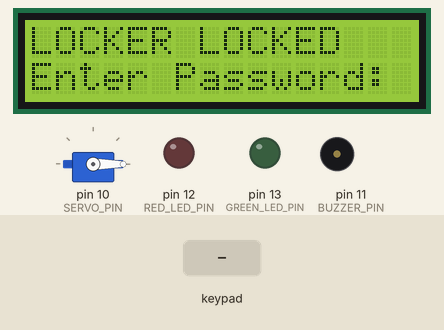
Bench run of a sketch on a simulated Arduino Uno, built with avr-gcc and run on an emulated ATmega328P. Shown: servo, 16×2 character LCD, output pins drawn as LEDs (lit = HIGH), buzzer (waves = sounding). The test bench sets the inputs (shaded band). What the sketch prints to the serial monitor is not drawn.

Above: at 1.3 s.
1.4 s: keypad keys 1 2 3 4 # pressed 0.4 s apart
At 4.5 s:
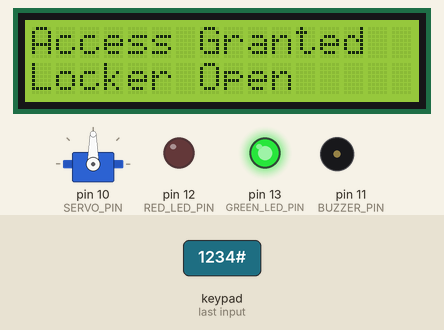
4.9 s: keypad keys 2 3 4 5 # pressed 0.4 s apart
At 9.5 s:
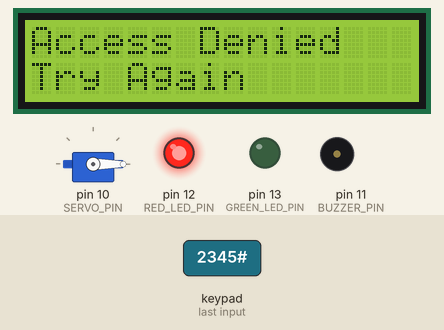
9.9 s: key '*' pressed
At 11.2 s:
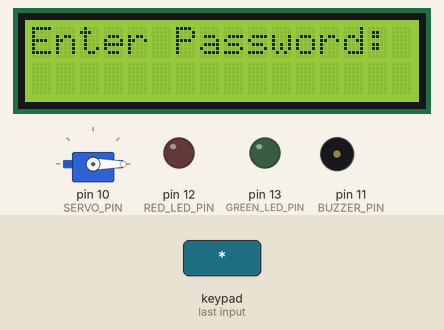
11.5 s: keypad keys 1 2 3 4 A pressed 0.4 s apart
At 14.0 s:
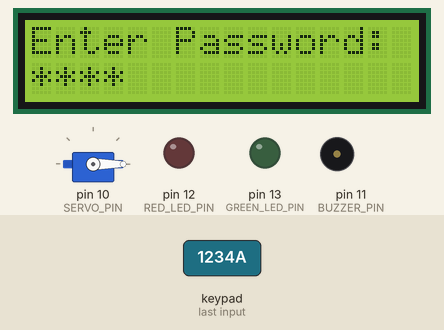
15.0 s: keypad keys 1 2 3 4 D pressed 0.4 s apart
At 16.7 s:
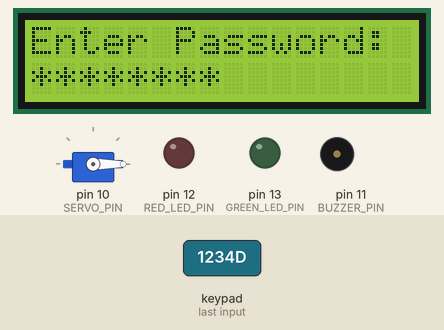
18.5 s: key '6' pressed
At 19.8 s:
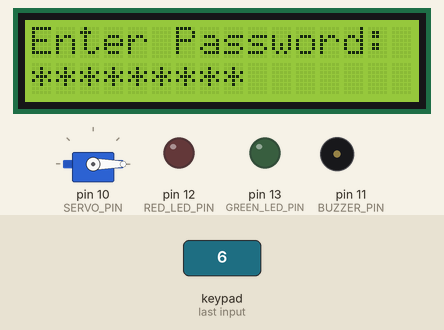
Timing chart, 0 to 21.0 s (numbered marks = the images above; inputs shaded):
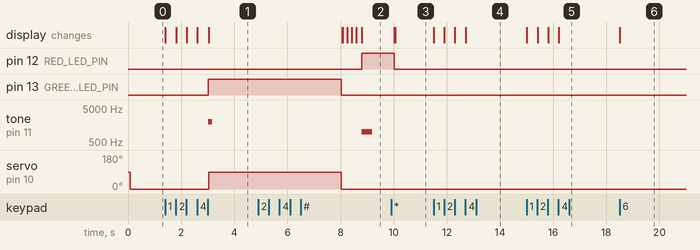

The sketch:

sketch.ino
```cpp
#include <Keypad.h>
#include <Servo.h>
#include <Wire.h>
#include <LiquidCrystal_I2C.h>

// ---------- PIN CONFIGURATION ----------

const int SERVO_PIN = 10;
const int BUZZER_PIN = 11;
const int RED_LED_PIN = 12;
const int GREEN_LED_PIN = 13;

// ---------- SERVO ----------

const int LOCK_ANGLE = 0;
const int UNLOCK_ANGLE = 90;

// ---------- SECURITY ----------

const int MAX_ATTEMPTS = 3;
const unsigned long UNLOCK_TIME = 5000;
const unsigned long ALARM_TIME = 5000;

// ---------- PASSWORD ----------

const char STORED_PASSWORD[] = "1234";

// ---------- KEYPAD ----------

const byte ROWS = 4;
const byte COLS = 4;

char keys[ROWS][COLS] = {
  {'1','2','3','A'},
  {'4','5','6','B'},
  {'7','8','9','C'},
  {'*','0','#','D'}
};

byte rowPins[ROWS] = {2, 3, 4, 5};
byte colPins[COLS] = {6, 7, 8, 9};

Keypad keypad = Keypad(
  makeKeymap(keys),
  rowPins,
  colPins,
  ROWS,
  COLS
);

// ---------- COMPONENTS ----------

Servo lockerServo;

LiquidCrystal_I2C lcd(0x27, 16, 2);

// ---------- VARIABLES ----------

String enteredPassword = "";

int failedAttempts = 0;

bool lockerUnlocked = false;

unsigned long unlockStartTime = 0;


// ---------- SETUP ----------

void setup()
{
  Serial.begin(9600);

  pinMode(BUZZER_PIN, OUTPUT);
  pinMode(RED_LED_PIN, OUTPUT);
  pinMode(GREEN_LED_PIN, OUTPUT);

  lockerServo.attach(SERVO_PIN);

  lcd.init();
  lcd.backlight();

  lockLocker();

  showLockedScreen();

  Serial.println("================================");
  Serial.println(" ANTI-THEFT LOCKER SYSTEM");
  Serial.println("================================");
  Serial.println("System Started");
  Serial.println("Locker Status: LOCKED");
}


// ---------- MAIN LOOP ----------

void loop()
{
  // Automatic locking
  if (lockerUnlocked)
  {
    if (millis() - unlockStartTime >= UNLOCK_TIME)
    {
      lockLocker();

      Serial.println("Auto-lock activated.");
      Serial.println("Locker Status: LOCKED");

      showLockedScreen();
    }

    return;
  }

  char key = keypad.getKey();

  if (key)
  {
    handleKey(key);
  }
}


// ---------- KEYPAD HANDLER ----------

void handleKey(char key)
{
  Serial.print("Key Pressed: ");
  Serial.println(key);

  // Clear password
  if (key == '*')
  {
    enteredPassword = "";

    lcd.clear();
    lcd.setCursor(0, 0);
    lcd.print("Enter Password:");
    lcd.setCursor(0, 1);

    return;
  }

  // Submit password
  if (key == '#')
  {
    verifyPassword();
    return;
  }

  // Add numeric key
  if (key >= '0' && key <= '9')
  {
    if (enteredPassword.length() < 15)
    {
      enteredPassword += key;

      lcd.setCursor(0, 1);

      for (unsigned int i = 0; i < enteredPassword.length(); i++)
      {
        lcd.print('*');
      }
    }
  }
}


// ---------- PASSWORD VERIFICATION ----------

void verifyPassword()
{
  if (enteredPassword.length() == 0)
  {
    lcd.clear();
    lcd.setCursor(0, 0);
    lcd.print("Enter Password");

    delay(1000);

    showLockedScreen();

    return;
  }

  if (enteredPassword.equals(STORED_PASSWORD))
  {
    failedAttempts = 0;

    Serial.println("ACCESS GRANTED");

    grantAccess();
  }
  else
  {
    failedAttempts++;

    Serial.print("ACCESS DENIED - Attempt ");
    Serial.println(failedAttempts);

    denyAccess();

    if (failedAttempts >= MAX_ATTEMPTS)
    {
      activateAlarm();

      failedAttempts = 0;

      showLockedScreen();
    }
    else
    {
      delay(1200);
      showLockedScreen();
    }
  }

  enteredPassword = "";
}


// ---------- ACCESS GRANTED ----------

void grantAccess()
{
  lcd.clear();

  lcd.setCursor(0, 0);
  lcd.print("Access Granted");

  lcd.setCursor(0, 1);
  lcd.print("Locker Open");

  digitalWrite(GREEN_LED_PIN, HIGH);
  digitalWrite(RED_LED_PIN, LOW);

  tone(BUZZER_PIN, 2000, 150);

  unlockLocker();

  Serial.println("Locker UNLOCKED");

  unlockStartTime = millis();
}


// ---------- ACCESS DENIED ----------

void denyAccess()
{
  lcd.clear();

  lcd.setCursor(0, 0);
  lcd.print("Access Denied");

  lcd.setCursor(0, 1);
  lcd.print("Try Again");

  digitalWrite(RED_LED_PIN, HIGH);
  digitalWrite(GREEN_LED_PIN, LOW);

  tone(BUZZER_PIN, 1000, 400);
}


// ---------- ALARM ----------

void activateAlarm()
{
  Serial.println("================================");
  Serial.println("!!! SECURITY ALARM !!!");
  Serial.println("Too Many Wrong Attempts");
  Serial.println("================================");

  lcd.clear();

  lcd.setCursor(0, 0);
  lcd.print("TOO MANY");

  lcd.setCursor(0, 1);
  lcd.print("ATTEMPTS!");

  digitalWrite(RED_LED_PIN, HIGH);
  digitalWrite(GREEN_LED_PIN, LOW);

  unsigned long alarmStart = millis();

  while (millis() - alarmStart < ALARM_TIME)
  {
    tone(BUZZER_PIN, 1500);

    delay(250);

    noTone(BUZZER_PIN);

    delay(100);
  }

  noTone(BUZZER_PIN);
}


// ---------- LOCK ----------

void lockLocker()
{
  lockerServo.write(LOCK_ANGLE);

  lockerUnlocked = false;

  digitalWrite(GREEN_LED_PIN, LOW);
}


// ---------- UNLOCK ----------

void unlockLocker()
{
  lockerServo.write(UNLOCK_ANGLE);

  lockerUnlocked = true;
}


// ---------- LCD LOCKED SCREEN ----------

void showLockedScreen()
{
  lcd.clear();

  lcd.setCursor(0, 0);
  lcd.print("LOCKER LOCKED");

  lcd.setCursor(0, 1);
  lcd.print("Enter Password:");

  digitalWrite(GREEN_LED_PIN, LOW);
  digitalWrite(RED_LED_PIN, LOW);

  enteredPassword = "";
}
```

Measured:
- after the input at 1.4 s, pin 13 (GREEN_LED_PIN): LOW → HIGH after 1.6 s; tone on pin 11 (BUZZER_PIN): silent → 2000 Hz after 1.6 s, → silent 0.15 s later; servo on pin 10 (SERVO_PIN): 0° → 90° after 1.6 s; the display: first changes at once (image 1 shows a later state)
- after the input at 4.9 s, pin 12 (RED_LED_PIN): LOW → HIGH after 3.9 s; tone on pin 11 (BUZZER_PIN): silent → 1000 Hz after 3.9 s, → silent 0.40 s later; the display: first differs from a run without the input after 3.2 s (image 2 shows a later state)
- after the input at 9.9 s, the display: first differs from a run without the input after 0.16 s (image 3)
- after the input at 11.5 s, the display: first changes at once (image 4 shows a later state)
- after the input at 15.0 s, the display: first changes at once (image 5 shows a later state)
- after the input at 18.5 s, the display: changes at once (image 6)
